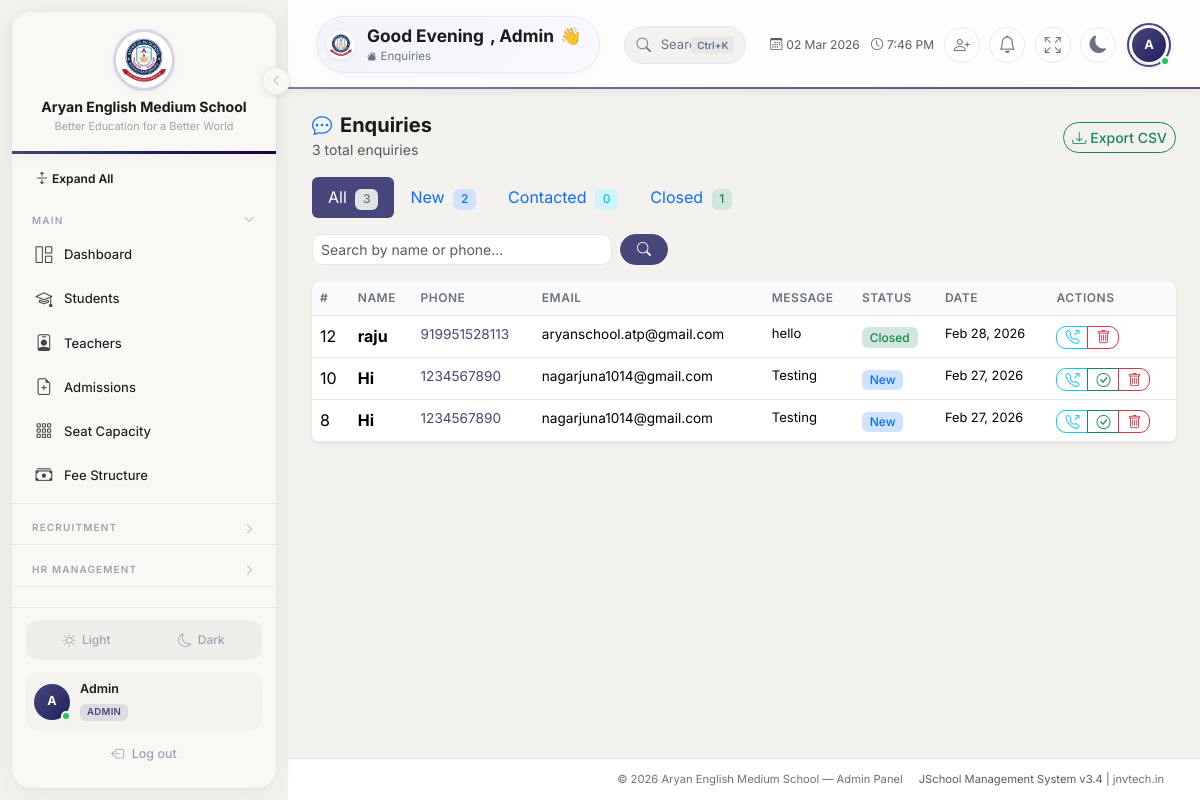
Page /admin/enquiries.php (signed in) on the committed database.
### tables this page shows
CREATE TABLE `enquiries` (
  `id` int(10) unsigned NOT NULL AUTO_INCREMENT,
  `name` varchar(100) NOT NULL,
  `phone` varchar(20) NOT NULL,
  `email` varchar(255) DEFAULT NULL,
  `message` text DEFAULT NULL,
  `status` enum('new','contacted','closed') NOT NULL DEFAULT 'new',
  `created_at` datetime NOT NULL DEFAULT current_timestamp(),
  PRIMARY KEY (`id`),
  KEY `idx_status` (`status`),
  KEY `idx_created` (`created_at`)
);

### includes/auth.php (called while the page is built, shortened)
<?php
function e(mixed $val): string {
    return htmlspecialchars((string)$val, ENT_QUOTES, 'UTF-8');
}
function paginate(int $total, int $perPage = 25, int $currentPage = 1): array {
    $totalPages = max(1, ceil($total / $perPage));
    $currentPage = max(1, min($currentPage, $totalPages));
    $offset = ($currentPage - 1) * $perPage;
    return [
        'total' => $total,
        'per_page' => $perPage,
        'current_page' => $currentPage,
        'total_pages' => $totalPages,
        'offset' => $offset,
    ];
}

### admin/enquiries.php (the view, shortened to what this page needs)
<?php
require_once __DIR__ . '/../includes/auth.php';
$db = getDB();
$statusFilter = $_GET['status'] ?? '';
$search = trim($_GET['q'] ?? '');
$page = max(1, (int)($_GET['page'] ?? 1));
$where = '1=1';
$params = [];
$countAll = $db->query("SELECT COUNT(*) FROM enquiries")->fetchColumn();
$countNew = $db->query("SELECT COUNT(*) FROM enquiries WHERE status='new'")->fetchColumn();
$countContacted = $db->query("SELECT COUNT(*) FROM enquiries WHERE status='contacted'")->fetchColumn();
$countClosed = $db->query("SELECT COUNT(*) FROM enquiries WHERE status='closed'")->fetchColumn();
$totalStmt = $db->prepare("SELECT COUNT(*) FROM enquiries WHERE $where");
$totalStmt->execute($params);
$total = $totalStmt->fetchColumn();
$p = paginate($total, 20, $page);
$stmt = $db->prepare("SELECT * FROM enquiries WHERE $where ORDER BY created_at DESC LIMIT {$p['per_page']} OFFSET {$p['offset']}");
$stmt->execute($params);
$enquiries = $stmt->fetchAll();
require_once __DIR__ . '/../includes/header.php';
?>
<div class="d-flex flex-wrap justify-content-between align-items-center mb-3 gap-2">
    <div>
        <h5 class="fw-bold mb-0"><i class="bi bi-chat-dots me-2 text-primary"></i>Enquiries</h5>
        <small class="text-muted"><?= $total ?> total enquiries</small>
    </div>
    <div class="d-flex gap-2">
        <a href="/admin/enquiries.php?export=csv&csrf_token=<?= urlencode($_SESSION['csrf_token'] ?? '') ?>&status_filter=<?= urlencode($statusFilter) ?>" class="btn btn-outline-success btn-sm rounded-pill">
            <i class="bi bi-download me-1"></i>Export CSV
        </a>
    </div>
</div>
<ul class="nav nav-pills mb-3">
    <?php
    $tabs = ['' => ['All', $countAll, 'secondary'], 'new' => ['New', $countNew, 'primary'], 'contacted' => ['Contacted', $countContacted, 'info'], 'closed' => ['Closed', $countClosed, 'success']];
    foreach ($tabs as $key => $t):
    ?>
    <li class="nav-item">
        <a href="/admin/enquiries.php?status=<?= $key ?>&q=<?= urlencode($search) ?>" class="nav-link <?= $statusFilter === $key ? 'active' : '' ?> btn-sm">
            <?= $t[0] ?> <span class="badge bg-<?= $t[2] ?>-subtle text-<?= $t[2] ?> ms-1"><?= $t[1] ?></span>
        </a>
    </li>
    <?php endforeach; ?>
</ul>
<form class="mb-3 d-flex gap-2" method="GET" action="/admin/enquiries.php">
    <input type="text" name="q" value="<?= e($search) ?>" class="form-control form-control-sm" placeholder="Search by name or phone..." style="max-width:300px;">
    <button class="btn btn-primary btn-sm rounded-pill px-3"><i class="bi bi-search"></i></button>
</form>
<div class="card border-0 rounded-3 shadow-sm">
    <div class="card-body p-0">
        <div class="table-responsive">
            <table class="table table-hover mb-0">
                <thead class="table-light">
                    <tr>
                        <th>#</th>
                        <th>Name</th>
                        <th>Phone</th>
                        <th>Email</th>
                        <th>Message</th>
                        <th>Status</th>
                        <th>Date</th>
                        <th>Actions</th>
                    </tr>
                </thead>
                <tbody>
                <?php if (empty($enquiries)): ?>
                    <tr><td colspan="8" class="text-center text-muted py-4">No enquiries found</td></tr>
                <?php else: foreach ($enquiries as $enq): ?>
                    <tr>
                        <td><?= $enq['id'] ?></td>
                        <td><strong><?= e($enq['name']) ?></strong></td>
                        <td style="font-size:.85rem">
                            <a href="tel:<?= e($enq['phone']) ?>" class="text-decoration-none"><?= e($enq['phone']) ?></a>
                        </td>
                        <td style="font-size:.85rem"><?= $enq['email'] ? e($enq['email']) : '<span class="text-muted">—</span>' ?></td>
                        <td style="font-size:.82rem;max-width:200px;" class="text-truncate"><?= $enq['message'] ? e($enq['message']) : '<span class="text-muted">—</span>' ?></td>
                        <td>
                            <?php
                            $badges = ['new' => 'primary', 'contacted' => 'info', 'closed' => 'success'];
                            $bc = $badges[$enq['status']] ?? 'secondary';
                            ?>
                            <span class="badge bg-<?= $bc ?>-subtle text-<?= $bc ?>"><?= ucfirst($enq['status']) ?></span>
                        </td>
                        <td style="font-size:.8rem"><?= date('M d, Y', strtotime($enq['created_at'])) ?></td>
                        <td>
                            <div class="btn-group btn-group-sm">
                                <?php if ($enq['status'] !== 'contacted'): ?>
                                <button class="btn btn-outline-info py-0 px-2 enq-action" data-id="<?= $enq['id'] ?>" data-action="contacted" title="Mark Contacted">
                                    <i class="bi bi-telephone-outbound"></i>
                                </button>
                                <?php endif; ?>
                                <?php if ($enq['status'] !== 'closed'): ?>
                                <button class="btn btn-outline-success py-0 px-2 enq-action" data-id="<?= $enq['id'] ?>" data-action="closed" title="Mark Closed">
                                    <i class="bi bi-check-circle"></i>
                                </button>
                                <?php endif; ?>
                                <button class="btn btn-outline-danger py-0 px-2 enq-action" data-id="<?= $enq['id'] ?>" data-action="delete" title="Delete" onclick="return confirm('Delete this enquiry?')">
                                    <i class="bi bi-trash"></i>
                                </button>
                            </div>
                        </td>
                    </tr>
                <?php endforeach; endif; ?>
                </tbody>
            </table>
        </div>
    </div>
</div>
<?php require_once __DIR__ . '/../includes/footer.php'; ?>

### rows in the picture
enquiries: id "12", name "raju", phone "919951528113", email "aryanschool.atp@gmail.com", message "hello", status "Closed", created_at "Feb 28, 2026"
enquiries: id "10", name "Hi", phone "1234567890", email "nagarjuna1014@gmail.com", message "Testing", status "New", created_at "Feb 27, 2026"
enquiries: id "8", name "Hi", phone "1234567890", email "nagarjuna1014@gmail.com", message "Testing", status "New", created_at "Feb 27, 2026"

### other values in the picture
$schoolName "Aryan English Medium School"
$schoolTagline "Better Education for a Better World"
$_userInitials "A"
$_userName "Admin"
$_roleLabel "ADMIN"
explode(' ', $_userName)[0] "Admin"
$pageTitle "Enquiries"
$total "3"
$t[0] "All"
$t[1] "3"
$t[0] "New"
$t[1] "2"
$t[0] "Contacted"
$t[1] "0"
$t[0] "Closed"
